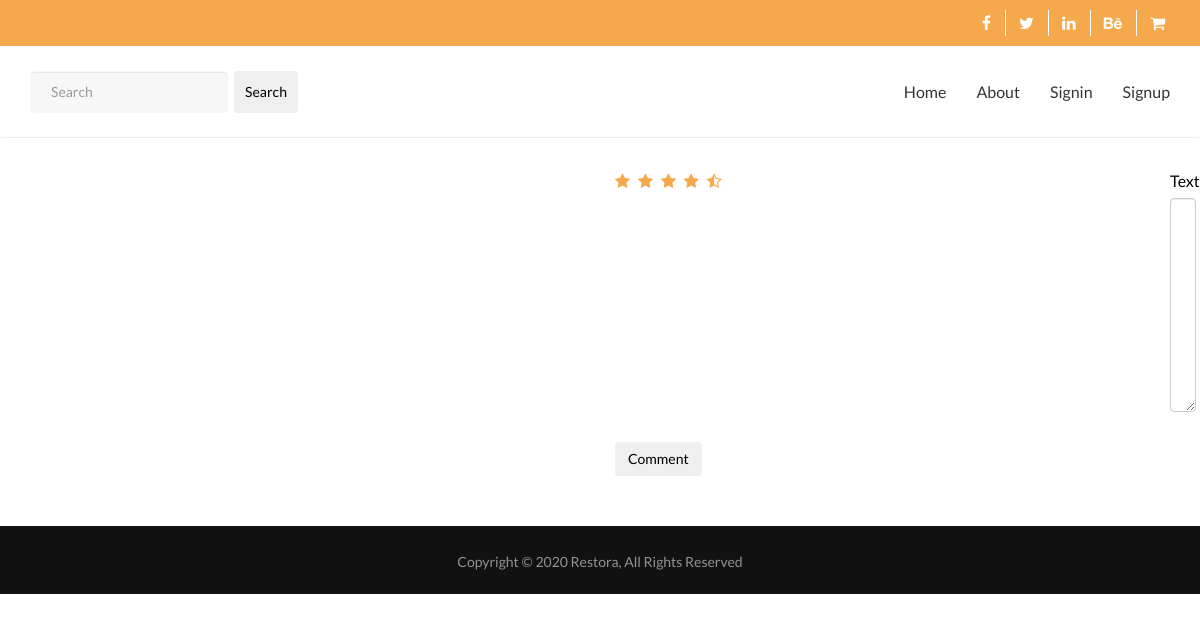
The app's page /blog_single/3/, older data.
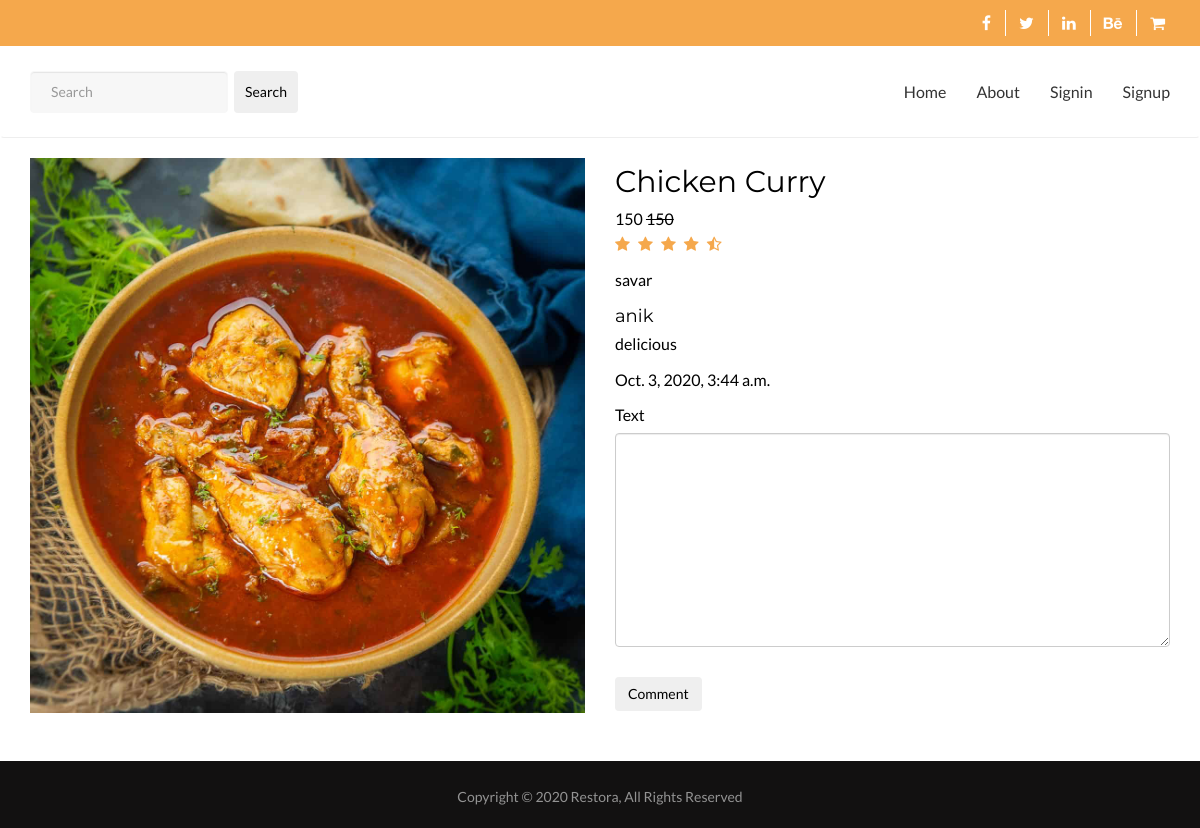
The same page, newer data.
### app/models.py (models this page shows, shortened)
class Product(models.Model):
    name = models.CharField(max_length=15, blank=True, null=True)
    price = models.IntegerField()
    location = models.CharField(max_length=15, blank=True, null=True)
    image = models.ImageField(upload_to='images/')

class Comment(models.Model):
    user = models.ForeignKey(User,on_delete=models.DO_NOTHING)
    product = models.ForeignKey(Product, on_delete=models.CASCADE)
    text = models.TextField(blank=True,null=True)
    created_at = models.DateTimeField(auto_now_add=True)

### app/views.py (the view)
# urls.py: path('blog_single/<int:id>/', blog_single, name="blog_single"),
def blog_single(request, id):
    product = Product.objects.filter(id=id).first()
    comments = Comment.objects.filter(product_id=id)
    if request.method == 'POST':
        commentForm = CommentForm(request.POST)
        if commentForm.is_valid():
            comment = commentForm.save(commit=False)
            comment.user = request.user
            comment.product = product
            comment.save()
    else:
        commentForm = CommentForm()
    return render(request, "app/blog_single.html", {"product": product, 'commentForm': commentForm, 'comments': comments})

### app/forms.py
class CommentForm(forms.ModelForm):
    class Meta:
        model = Comment
        fields = ['text',]

### app/templates/app/blog_single.html (shortened to what this page needs)
{% extends "app/base.html" %}
{% load crispy_forms_tags %}
{% load static %}
{% block content %}
        <section class="page_single">
            <div class="container">
                <div class="row padTB100">
                    <div class="prod-info-section">
                        <div class="clearfix">
                            <div class="carousel-column col-lg-6 col-md-6 col-sm-5 col-xs-12">
                                <div class="wa-product-main-image marB20">
                                    <a href="#" class="fancybox" data-fancybox-group="group" title="Roasted Chicken"> <img src="{{product.image.url}}" alt=""> </a>
                                </div>
                            </div>
                            <div class="content-column col-lg-6 col-md-6 col-sm-7 col-xs-12">
                                <div class="outer wow fadeInRight">
                                    <div class="title-box">
                                        <div class="inner marB30">
                                            <h2>{{product.name}}</h2>
                                            <span class="price">
                                            {{product.price}}
                                            <del>{{product.price}}</del>
                                            </span>
                                            <ul class="ratings">
                                                <li><a href="#"><i class="fa fa-star"></i></a></li>
                                                <li><a href="#"><i class="fa fa-star"></i></a></li>
                                                <li><a href="#"><i class="fa fa-star"></i></a></li>
                                                <li><a href="#"><i class="fa fa-star"></i></a></li>
                                                <li><a href="#"><i class="fa fa-star-half-o"></i></a></li>
                                            </ul>
                                            <p>
                                                {{product.location}}
                                            </p>
                                            <div>
                                            {% for comment in comments %}
                                                    <h4>{{comment.user.username}}</h4>
                                                    <p>{{comment.text}}</p>
                                                    <p>{{comment.created_at}}</p>
                                            {% endfor %}
                                                <form action="{% url 'blog_single' product.id %}" method="POST">
                                                    <fieldset class="form-group">
                                                        {{ commentForm|crispy }}
                                                    </fieldset>
                                                    <div class="form-group">
                                                        <button class="btn btn-outline-info" type="submit">Comment</button>
                                                    </div>
                                                </form>
                                            </div>
                                        </div>
                                    </div>
                                </div>
                            </div>
                        </div>
                    </div>
                </div>
            </div>
        </section>
{% endblock content %}

### app/templates/app/base.html (shortened to what this page needs)
{% load static %}
<!DOCTYPE html>
<html lang="en">
<head>
    <link rel="stylesheet" href="{% static 'plugins/menu/css/hover-dropdown-menu.css' %}">
    <link rel="stylesheet" href="{% static 'css/bootstrap.min.css' %}">
    <link rel="stylesheet" href="{% static 'plugins/font-awesome/css/font-awesome.min.css' %}">
    <link rel="stylesheet" href="{% static 'plugins/owl-carousel/css/owl.carousel.css' %}">
    <link rel="stylesheet" href="{% static 'plugins/fancymedia/css/jquery.fancybox.css' %}">
    <link rel="stylesheet" href="{% static 'css/jquery-ui.css' %}">
    <link rel="stylesheet" href="{% static 'plugins/switcher/switcher.css' %}">
    <link rel="stylesheet" href="{% static 'css/style.css' %}">
    <link rel="stylesheet" href="{% static 'css/responsive.css' %}">
    <link rel="stylesheet" href="{% static 'css/color.css' %}">
</head>
<body>
        <header id="main-header">
            <div id="top-bar" class="wa-theme-bg color-light">
                <div class="container">
                    <div class="row">
                        <div class="col-md-6 col-sm-6 pull-right">
                            <ul class="inline">
                                <li><a href="#"><i class="fa fa-facebook" aria-hidden="true"></i></a></li>
                                <li><a href="#"><i class="fa fa-twitter" aria-hidden="true"></i></a></li>
                                <li><a href="#"><i class="fa fa-linkedin" aria-hidden="true"></i></a></li>
                                <li><a href="#"><i class="fa fa-behance" aria-hidden="true"></i></a></li>
                                <li><a href="cart.html"><i class="fa fa-shopping-cart" aria-hidden="true"></i></a></li>
                            </ul>
                        </div>
                    </div>
                </div>
            </div>
            <div id="main-menu" class="wa-main-menu">
                <div class="wathemes-menu relative">
                    <div class="navbar navbar-default navbar-bg-light" role="navigation" style="border-bottom: 1px solid #eee;">
                        <div class="container">
                            <div class="row">
                                <div class="col-md-12">
                                    <div class="navbar-collapse collapse">
                                        <ul class="nav navbar-nav">
                                            <li><a href="{% url 'index' %}">Home</a></li>
                                            <li><a href="{% url 'about' %}">About</a></li>
                                            {% if request.user.is_authenticated == False %}
                                            <li><a href="{% url 'signin' %}">Signin</a></li>
                                            <li><a href="{% url 'signup' %}">Signup</a></li>
                                            {% endif %}
                                        </ul>
                                        <form class="form-inline my-lg-0" style="margin-top: 24px;">
                                            <input class="form-control mr-sm-2" type="search" placeholder="Search" aria-label="Search">
                                            <button class="btn btn-outline-success my-sm-0" style="margin-bottom: 15px; padding: 10px;" type="submit">Search</button>
                                          </form>
                                    </div>
                                </div>
                            </div>
                        </div>
                    </div>
                </div>
            </div>
        </header>
    {% block content %}{% endblock %}
    <footer id="main-footer" class="dark-footer footer-style1">
                <div class="bottom-footer">
                    <div class="container">
                        <div class="row pad-s15">
                            <div class="col-md-12 copy-right text-center">
                                <p>Copyright &copy; 2020 Restora, All Rights Reserved</p>
                            </div>
                        </div>
                    </div>
                </div>
    </footer>
    </body>
</html>

### app/static/css/style.css (style rules this page uses)
body { font-family: 'Lato', sans-serif; font-size: 16px; color: #000; line-height: 1.6em; background: #ffffff; -webkit-font-smoothing: antialiased; max-width: 100%; overflow-x: hidden; }
img { max-width: 100%; }
a { text-decoration: none; cursor: pointer; -webkit-transition: all 0.45s ease-in-out; -moz-transition: all 0.45s ease-in-out; -o-transition: all 0.45s ease-in-out; -ms-transition: all 0.45s ease-in-out; transition: all 0.45s ease-in-out; }
p, em { font-family: 'Lato', sans-serif; font-size: 16px; line-height: 1.6em; }
h1, h2, h3, h4, h5, h6 { position: relative; font-family: 'Montserrat', sans-serif; font-weight: normal; margin: 0px; background: none; line-height: 1.6em; }
ul.inline li { display: inline-block; }
ul.inline { padding: 0px; }
ul li i { margin-right: 5px; }
input[type=text], input[type=email], input[type=search], input[type=password], input[type=number], select, textarea { position: relative; display: inline-block; line-height: 22px; padding: 10px 20px; margin-bottom: 15px; width: 100%; min-height: 42px; background-color: #f7f7f7; color: #000; margin-right: 3px; outline: none; max-width: 100%; border: 1px solid #f7f7f7; }
input[type=text], input[type=email], input[type=search], input[type=password], input[type=number], select { height: 42px; }
label { display: inline-block; font-weight: 400; margin: 0 0 5px 0px; }
.padTB100 { padding: 20px 0 }
.marB20 { margin-bottom: 20px }
.marB30 { margin-bottom: 30px }
#main-header { position: relative; float: left; width: 100%; }
#top-bar { float: left; width: 100%; padding: 10px 0px; }
#top-bar ul { margin-bottom: 0px; }
#top-bar ul li { position: relative; }
#top-bar ul li a { margin-right: 20px; text-transform: inherit; color: #fff; }
#top-bar ul li:after { content: ''; width: 1px; height: 100%; position: absolute; background-color: #fff; top: 0; right: 0; margin-right: 10px; }
#top-bar ul li:last-child:after { width: 0px; }
.wa-main-menu { position: relative; float: left; width: 100%; }
.navbar-default { background-color: #fff; border-color: #fff; position: relative; float: left; width: 100%; margin-bottom: 0px; padding: 0px 0px; }
.navbar-default .navbar-nav>li>a { color: #000; }
.navbar-default .navbar-nav>.active>a, .navbar-default .navbar-nav>.active>a:focus, .navbar-default .navbar-nav>.active>a:hover, .navbar-default .navbar-nav>.open>a, .navbar-default .navbar-nav>.open>a:focus, .navbar-default .navbar-nav>.open>a:hover, .navbar-default .navbar-nav>li>a, .dropdown-menu>li>a:focus, .dropdown-menu>li>a:hover { background-color: #fff; color: #333; text-transform: capitalize; }
.ratings { position: relative; margin-bottom: 10px; margin-left: 0; padding-left: 0; float: left; width: 100%; }
.ratings li { display: inline-block; margin: 0px; }
.ratings li a { font-size: 16px; line-height: 24px; }
.page_single { position: relative; float: left; width: 100%; }
.page_single ul li a, .page_single ul li a:visited { color: #000; }
.content-column h2 { text-transform: capitalize; }
#main-footer { float: left; width: 100%; position: relative; }
#main-footer .bottom-footer { float: left; width: 100%; padding: 20px 0px; position: relative; }
#main-footer .bottom-footer p { margin-bottom: 0px; font-size: 14px; color: #939393; }
.copy-right { margin-top: 5px; }
.dark-footer { color: #fff; }
.dark-footer .bottom-footer { background-color: #121111; }

### app/static/css/responsive.css (style rules this page uses)
@media only screen and (min-width: 992px) { #top-bar .pull-right ul { text-align: right; } }
@media only screen and (min-width: 992px) { #top-bar .pull-right ul li:last-child a { margin-right: 0; } }
@media only screen and (min-width: 992px) { .navbar-nav > li > a { padding: 35px 15px; } }

Row changes from the older to the newer data that the page shows:
added Product: image (picture), name "Chicken Curry", price "150", location "savar"
added Comment: user.username "anik", text "delicious", created_at "Oct. 3, 2020, 3:44 a.m."
